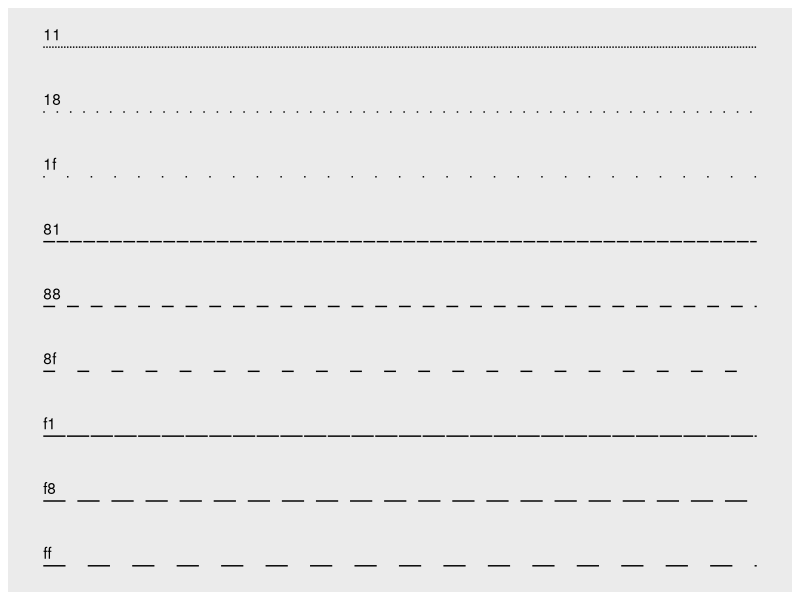

Here is the R script that generated this plot:
# r2py crawler metadata
# package: ggplot2
# source_type: vignette
# topic: ggplot2-specs_s4
# source_file: C:\Users\bened\AppData\Local\R\win-library\4.5\ggplot2\doc\ggplot2-specs.R
# lines: 15

suppressPackageStartupMessages(library(ggplot2))
#| fig.alt: "A series of 9 horizontal lines with different line types.
#|  Each line is titled by two hexadecimal digits that determined the
#|  lengths of dashes and gaps."
lty <- c("11", "18", "1f", "81", "88", "8f", "f1", "f8", "ff")
linetypes <- data.frame(
  y = seq_along(lty),
  lty = lty
)
ggplot(linetypes, aes(0, y)) +
  geom_segment(aes(xend = 5, yend = y, linetype = lty)) +
  scale_linetype_identity() +
  geom_text(aes(label = lty), hjust = 0, nudge_y = 0.2) +
  scale_x_continuous(NULL, breaks = NULL) +
  scale_y_reverse(NULL, breaks = NULL)
